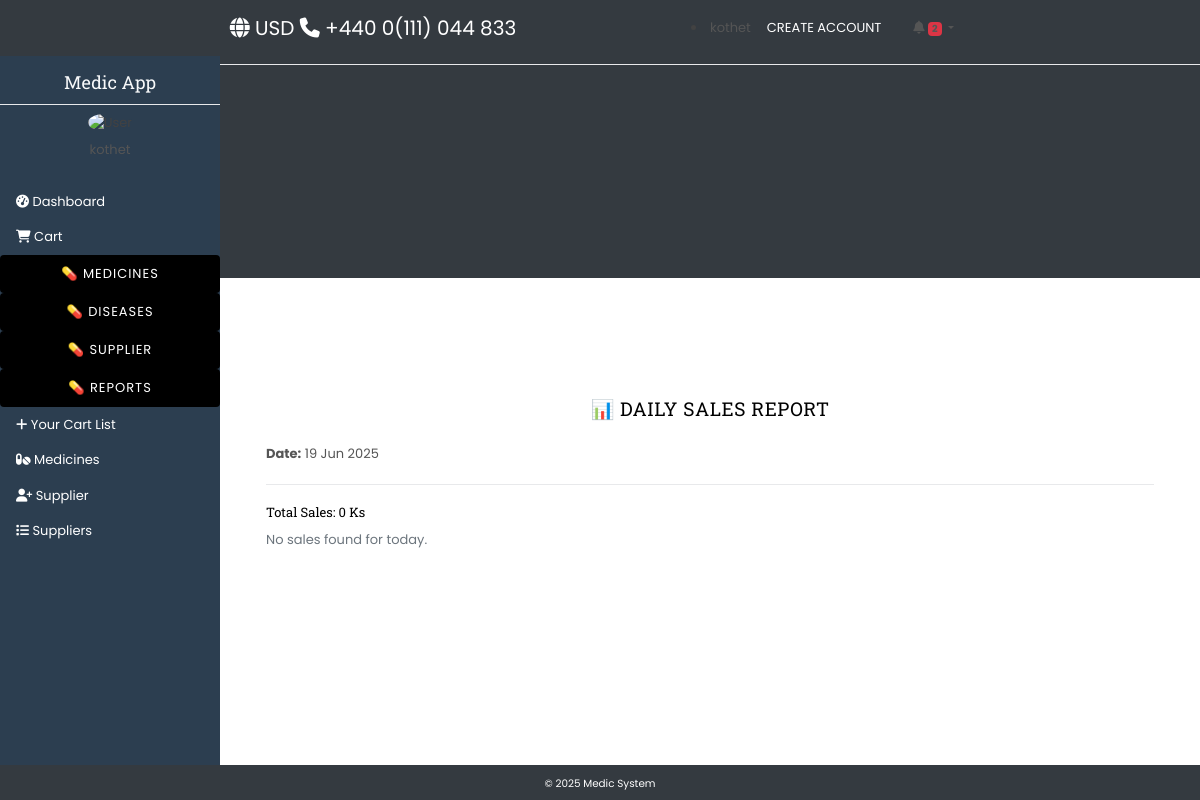
Before: /report/daily/ (signed in) with the older database file.
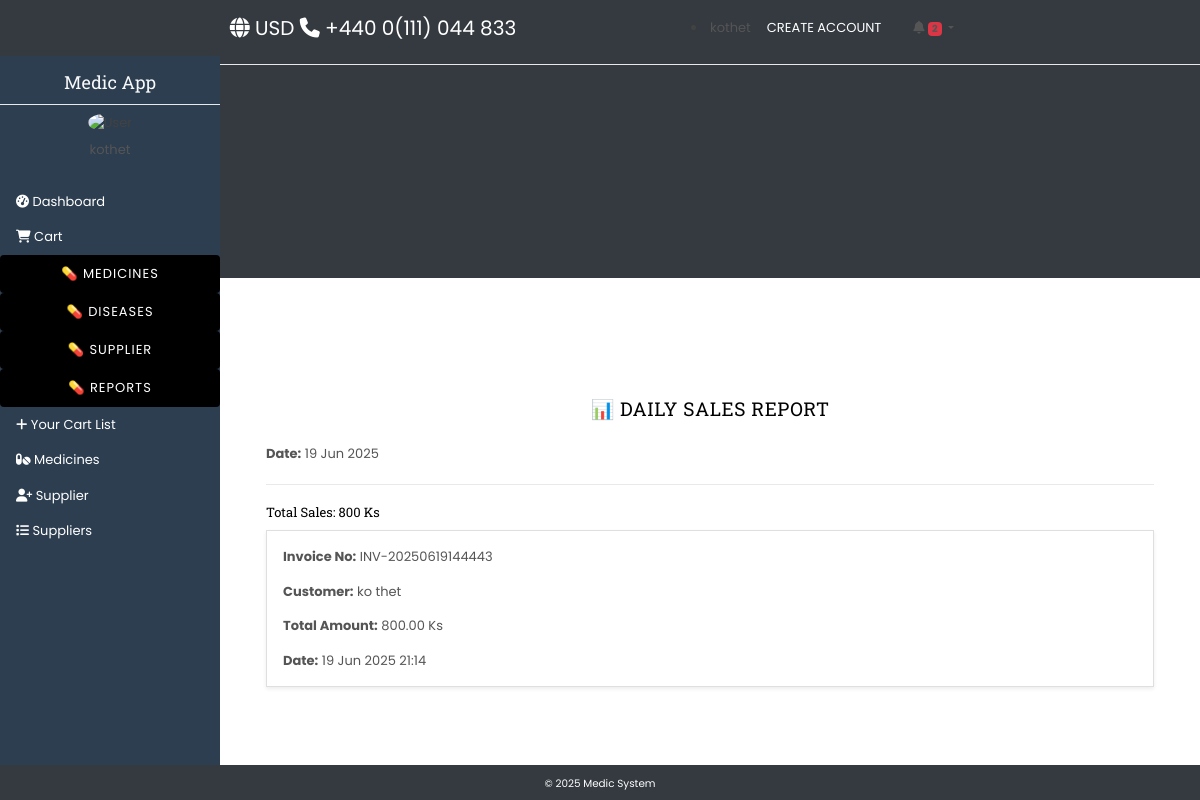
After: the same page with the newer database file.
### ourapp/models.py (models this page shows, shortened)
class Sale(models.Model):
    invoice_no = models.CharField(max_length=255, unique=True)
    user = models.ForeignKey(User, on_delete=models.SET_NULL, null=True)  # salesperson
    customer = models.ForeignKey(Customer, on_delete=models.SET_NULL, null=True)
    date = models.DateTimeField(auto_now_add=True)
    total_amount = models.DecimalField(max_digits=10, decimal_places=2)

class Customer(models.Model):
    user = models.OneToOneField(User, on_delete=models.CASCADE)
    phone = models.CharField(max_length=100)
    address = models.TextField()

### ourapp/views.py (the view)
# urls.py: path('report/daily/', daily_sales_report, name='daily_sales_report'),
def daily_sales_report(request):
    today = now().date()
    sales = Sale.objects.filter(date__date=today)
    total = sales.aggregate(Sum('total_amount'))['total_amount__sum'] or 0
    return render(request, 'reports/daily.html', {'sales': sales, 'total': total, 'today': today})

### ourapp/context_processors.py (called while the page is built)
def expiry_notifications(request):
    if request.user.is_authenticated:
        today = now().date()
        warning_date = today + timedelta(days=90)
        expiring_items = Item.objects.filter(exp_date__lte=warning_date, exp_date__gte=today)
        return {'expiring_items': expiring_items, 'expiring_count': expiring_items.count()}
    return {}

### templates/reports/daily.html
{% extends 'base.html' %}
{% load static %}
{% block content %}
<div class="container my-5">
  <h2 class="mb-4 text-center">📊 DAILY SALES REPORT</h2>
  <p><strong>Date:</strong> {{ today|date:"d M Y" }}</p>
  <hr>
  <h4>Total Sales: {{ total }} Ks</h4>
  {% for sale in sales %}
    <div class="card mb-3 p-3 shadow-sm">
      <p><strong>Invoice No:</strong> {{ sale.invoice_no }}</p>
      <p><strong>Customer:</strong> {{ sale.customer.user.get_full_name }}</p>
      <p><strong>Total Amount:</strong> {{ sale.total_amount }} Ks</p>
      <p><strong>Date:</strong> {{ sale.date|date:"d M Y H:i" }}</p>
    </div>
  {% empty %}
    <p class="text-muted">No sales found for today.</p>
  {% endfor %}
</div>
{% endblock %}

Changed rows visible on the page:
added Sale: invoice_no "INV-20250619144443", customer.user.get_full_name "ko thet", total_amount "800.00", date "19 Jun 2025 21:14"
Other visible differences:
{{ total }}: "0" → "800"
text no longer shown: "No sales found for today."
